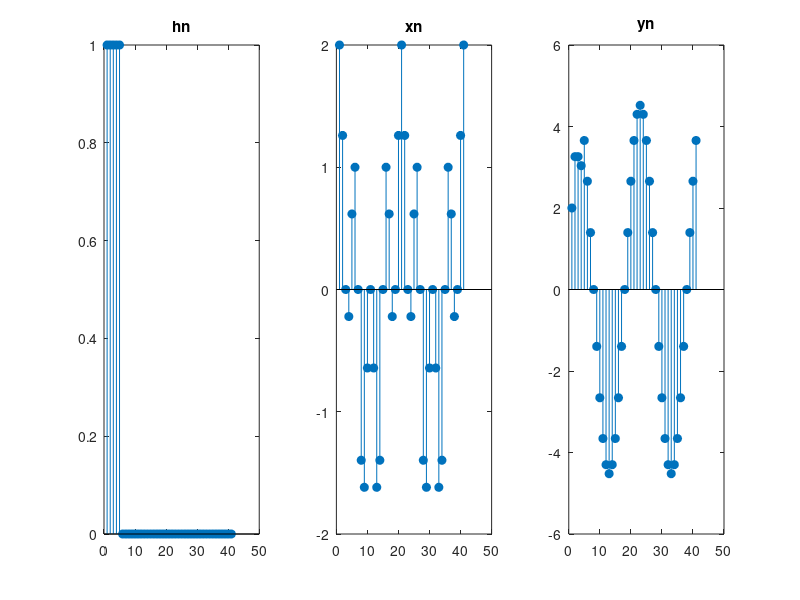

Reproduce this figure in MATLAB.
clc
clear
close all 

Lx = 41;
N = 5;
M = 10;

n = 0:Lx-1;

hn = ones(1,N);

hnl = [hn, zeros(1,Lx-N)];
xn = cos(pi/10 * n ) + cos(2*pi/5 *n);
yn = fftfilt(hn,xn,M);

figure(1)
subplot(131), stem(hnl,'filled'), title('hn');
subplot(132), stem(xn ,'filled'), title('xn');
subplot(133), stem(yn ,'filled'), title('yn');